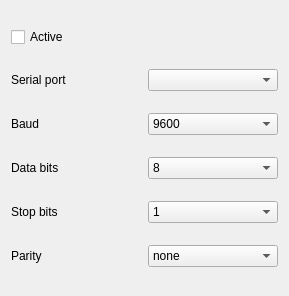
<?xml version="1.0" encoding="UTF-8"?>
<ui version="4.0">
 <class>SerialSettingsWidget</class>
 <widget class="QWidget" name="SerialSettingsWidget">
  <property name="geometry">
   <rect>
    <x>0</x>
    <y>0</y>
    <width>289</width>
    <height>296</height>
   </rect>
  </property>
  <property name="minimumSize">
   <size>
    <width>0</width>
    <height>124</height>
   </size>
  </property>
  <property name="windowTitle">
   <string>Form</string>
  </property>
  <layout class="QGridLayout" name="gridLayout">
   <item row="3" column="0">
    <widget class="QLabel" name="label_6">
     <property name="text">
      <string>Data bits</string>
     </property>
    </widget>
   </item>
   <item row="1" column="0">
    <widget class="QLabel" name="label">
     <property name="text">
      <string>Serial port</string>
     </property>
    </widget>
   </item>
   <item row="5" column="0">
    <widget class="QLabel" name="label_5">
     <property name="text">
      <string>Parity</string>
     </property>
    </widget>
   </item>
   <item row="4" column="1">
    <widget class="QComboBox" name="stopBits">
     <item>
      <property name="text">
       <string>1</string>
      </property>
     </item>
     <item>
      <property name="text">
       <string>1.5</string>
      </property>
     </item>
     <item>
      <property name="text">
       <string>2</string>
      </property>
     </item>
    </widget>
   </item>
   <item row="4" column="0">
    <widget class="QLabel" name="label_3">
     <property name="text">
      <string>Stop bits</string>
     </property>
    </widget>
   </item>
   <item row="1" column="1">
    <widget class="QComboBox" name="serialPort"/>
   </item>
   <item row="2" column="1">
    <widget class="QComboBox" name="baud">
     <property name="currentIndex">
      <number>2</number>
     </property>
     <item>
      <property name="text">
       <string>1200</string>
      </property>
     </item>
     <item>
      <property name="text">
       <string>4800</string>
      </property>
     </item>
     <item>
      <property name="text">
       <string>9600</string>
      </property>
     </item>
     <item>
      <property name="text">
       <string>19200</string>
      </property>
     </item>
     <item>
      <property name="text">
       <string>38400</string>
      </property>
     </item>
     <item>
      <property name="text">
       <string>57600</string>
      </property>
     </item>
     <item>
      <property name="text">
       <string>115200</string>
      </property>
     </item>
    </widget>
   </item>
   <item row="2" column="0">
    <widget class="QLabel" name="label_2">
     <property name="text">
      <string>Baud</string>
     </property>
    </widget>
   </item>
   <item row="0" column="0">
    <widget class="QCheckBox" name="checkBox">
     <property name="text">
      <string>Active</string>
     </property>
    </widget>
   </item>
   <item row="3" column="1">
    <widget class="QComboBox" name="dataBits">
     <property name="currentIndex">
      <number>1</number>
     </property>
     <item>
      <property name="text">
       <string>7</string>
      </property>
     </item>
     <item>
      <property name="text">
       <string>8</string>
      </property>
     </item>
    </widget>
   </item>
   <item row="5" column="1">
    <widget class="QComboBox" name="parity">
     <item>
      <property name="text">
       <string>none</string>
      </property>
     </item>
     <item>
      <property name="text">
       <string>odd</string>
      </property>
     </item>
     <item>
      <property name="text">
       <string>even</string>
      </property>
     </item>
    </widget>
   </item>
  </layout>
 </widget>
 <resources/>
 <connections/>
</ui>
